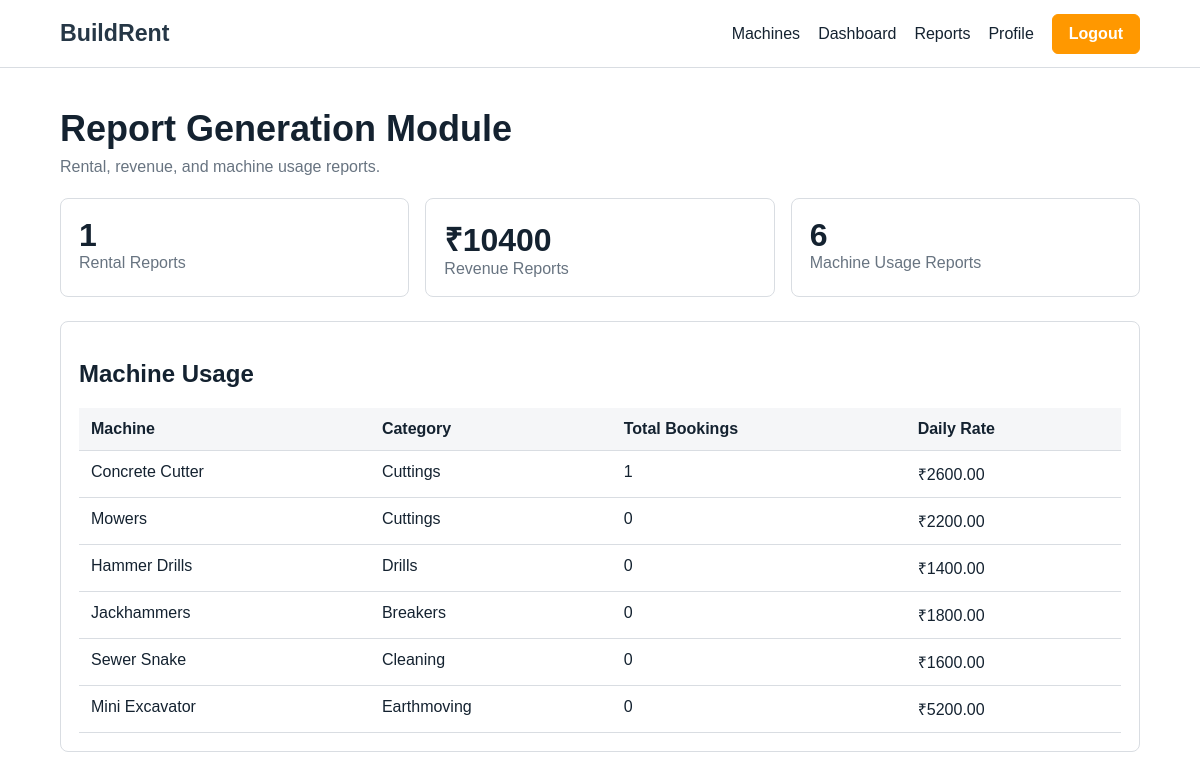
The app's page /reports/ (signed in) with its own data.
### rentals/models.py (models this page shows, shortened)
class Machine(models.Model):
    STATUS_AVAILABLE = "available"
    STATUS_UNAVAILABLE = "unavailable"
    STATUS_MAINTENANCE = "maintenance"
    STATUS_CHOICES = (
        (STATUS_AVAILABLE, "Available"),
        (STATUS_UNAVAILABLE, "Unavailable"),
        (STATUS_MAINTENANCE, "Under Maintenance"),
    )
    owner = models.ForeignKey(settings.AUTH_USER_MODEL, on_delete=models.CASCADE, related_name="machines")
    category = models.ForeignKey(Category, on_delete=models.PROTECT, related_name="machines")
    name = models.CharField(max_length=120)
    description = models.TextField()
    specifications = models.TextField(blank=True)
    image = models.ImageField(upload_to="machines/", blank=True)
    hourly_rate = models.DecimalField(max_digits=10, decimal_places=2, default=Decimal("0.00"))
    daily_rate = models.DecimalField(max_digits=10, decimal_places=2)
    weekly_rate = models.DecimalField(max_digits=10, decimal_places=2, default=Decimal("0.00"))
    availability_status = models.CharField(max_length=20, choices=STATUS_CHOICES, default=STATUS_AVAILABLE)
    approved = models.BooleanField(default=False)
    created_at = models.DateTimeField(auto_now_add=True)
    class Meta:
        ordering = ["name"]

class Category(models.Model):
    name = models.CharField(max_length=80, unique=True)
    description = models.TextField(blank=True)
    class Meta:
        ordering = ["name"]
        verbose_name_plural = "Categories"

### rentals/views.py (the view)
# urls.py: path("reports/", views.reports, name="reports"),
@login_required
def reports(request):
    if role_for(request.user) == Profile.ROLE_OWNER:
        bookings = Booking.objects.filter(machine__owner=request.user)
        machines = Machine.objects.filter(owner=request.user)
    elif role_for(request.user) == Profile.ROLE_ADMIN:
        bookings = Booking.objects.all()
        machines = Machine.objects.all()
    else:
        bookings = Booking.objects.filter(customer=request.user)
        machines = Machine.objects.filter(bookings__customer=request.user).distinct()
    usage = machines.annotate(total_bookings=Count("bookings")).order_by("-total_bookings")
    return render(
        request,
        "rentals/reports.html",
        {
            "bookings": bookings,
            "usage": usage,
            "revenue": bookings.aggregate(total=Sum("total_amount"))["total"] or 0,
        },
    )

### rentals/views.py (called while the page is built)
def role_for(user):
    if user.is_superuser:
        return Profile.ROLE_ADMIN
    if user.is_authenticated and hasattr(user, "profile"):
        return user.profile.role
    return ""

### templates/rentals/reports.html
{% extends "rentals/base.html" %}
{% block content %}
<section class="dashboard">
  <div class="section-head">
    <h1>Report Generation Module</h1>
    <p>Rental, revenue, and machine usage reports.</p>
  </div>
  <div class="stats">
    <article><strong>{{ bookings.count }}</strong><span>Rental Reports</span></article>
    <article><strong>₹{{ revenue }}</strong><span>Revenue Reports</span></article>
    <article><strong>{{ usage.count }}</strong><span>Machine Usage Reports</span></article>
  </div>
  <section class="table-wrap">
    <h2>Machine Usage</h2>
    <table>
      <thead><tr><th>Machine</th><th>Category</th><th>Total Bookings</th><th>Daily Rate</th></tr></thead>
      <tbody>
        {% for machine in usage %}
          <tr>
            <td>{{ machine.name }}</td>
            <td>{{ machine.category.name }}</td>
            <td>{{ machine.total_bookings }}</td>
            <td>₹{{ machine.daily_rate }}</td>
          </tr>
        {% empty %}
          <tr><td colspan="4">No usage data yet.</td></tr>
        {% endfor %}
      </tbody>
    </table>
  </section>
</section>
{% endblock %}

### static/rentals/styles.css (style rules this page uses)
:root { --ink: #142230; --panel: #263746; --gold: #c1b24d; --line: #d9dde2; --muted: #687481; --soft: #f5f6f8; --accent: #ff9800; --ok: #237b4b; }
* { box-sizing: border-box; }
body { margin: 0; color: var(--ink); background: #fff; font-family: Arial, Helvetica, sans-serif; }
.section-head h1, .section-head h2 { font-size: clamp(1.55rem, 3vw, 2.4rem); margin: 0 0 8px; }
.section-head p { color: var(--muted); margin: 0 0 22px; }
.content-band, .dashboard, .invoice { margin: 40px auto; max-width: 1120px; padding: 0 20px; }
.review-list, .compact-grid, .stats { display: grid; gap: 16px; grid-template-columns: repeat(auto-fit, minmax(210px, 1fr)); }
.review-list article, .compact-grid article, .stats article, .invoice, .table-wrap { border: 1px solid var(--line); border-radius: 8px; padding: 18px; }
.stats strong { display: block; font-size: 2rem; }
.stats span, .compact-grid span { color: var(--muted); display: block; }
.table-wrap { margin-top: 24px; overflow-x: auto; }
table { border-collapse: collapse; min-width: 840px; width: 100%; }
th, td { border-bottom: 1px solid var(--line); padding: 12px; text-align: left; vertical-align: top; }
th { background: var(--soft); }

### records on screen
Machine: name "Concrete Cutter", category.name "Cuttings", total_bookings "1", daily_rate "2600.00"
Machine: name "Mowers", category.name "Cuttings", total_bookings "0", daily_rate "2200.00"
Machine: name "Hammer Drills", category.name "Drills", total_bookings "0", daily_rate "1400.00"
Machine: name "Jackhammers", category.name "Breakers", total_bookings "0", daily_rate "1800.00"
Machine: name "Sewer Snake", category.name "Cleaning", total_bookings "0", daily_rate "1600.00"
Machine: name "Mini Excavator", category.name "Earthmoving", total_bookings "0", daily_rate "5200.00"

### other values on screen
{{ bookings.count }} "1"
{{ revenue }} "10400"
{{ usage.count }} "6"
